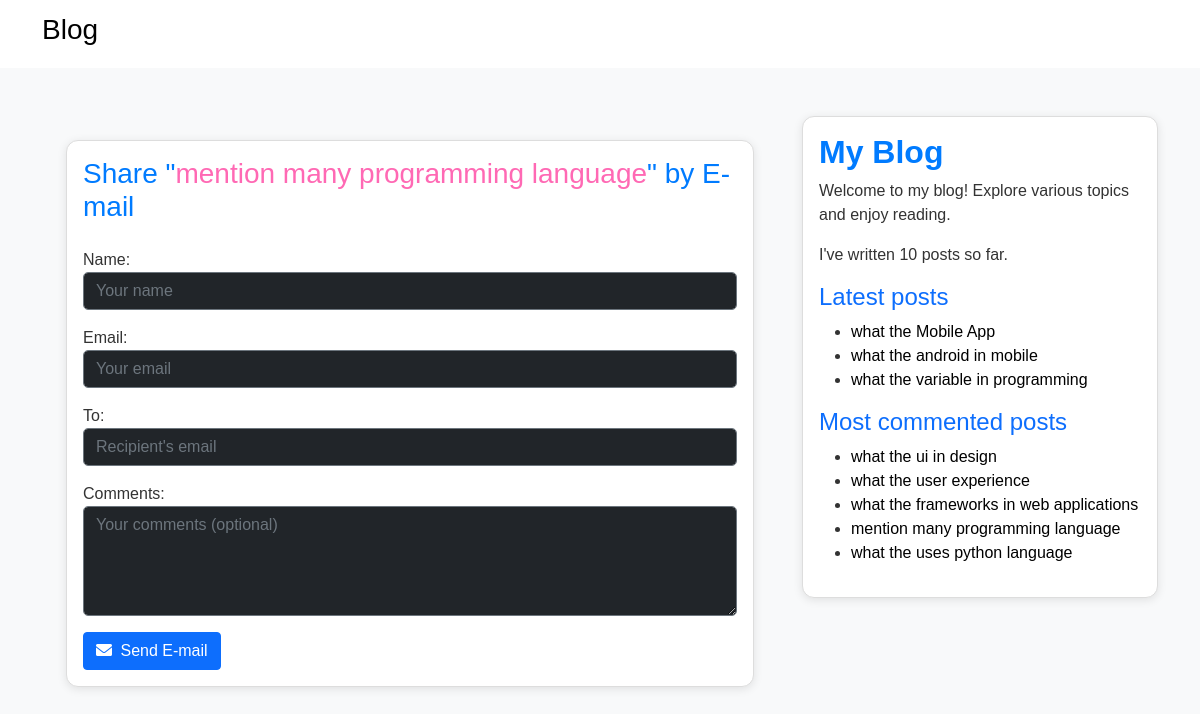
Page /blog/1/share/ on the earlier database version.
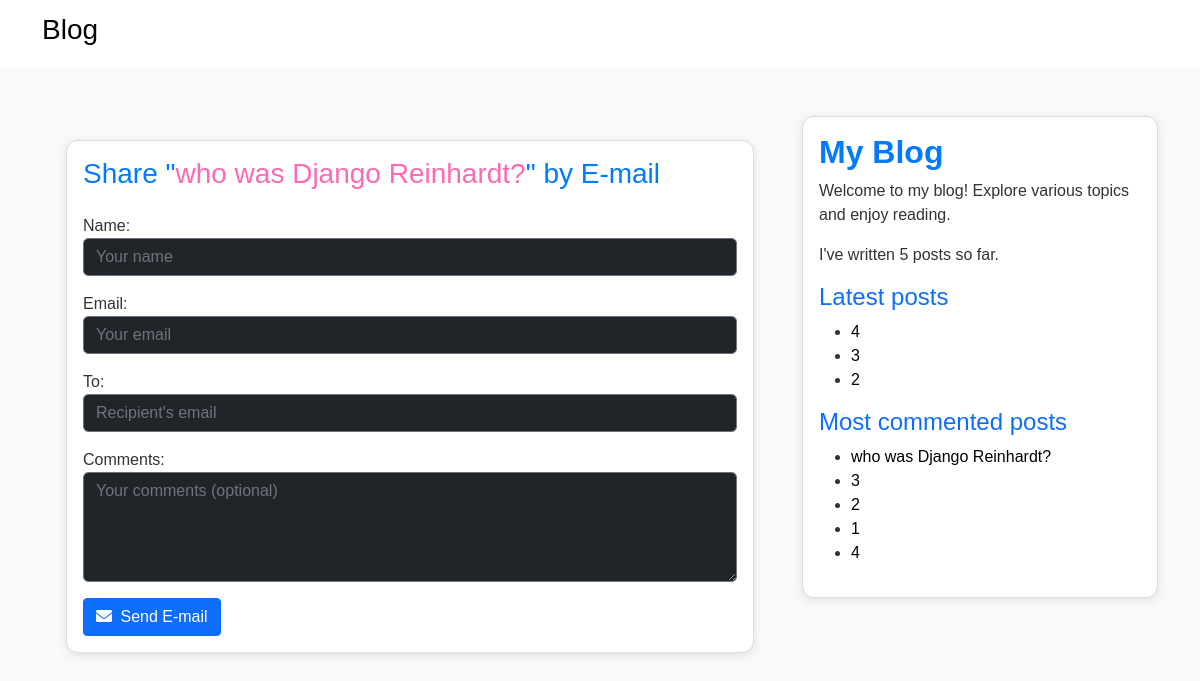
Same page on the later database version.
### blog/models.py (models this page shows, shortened)
class Post(models.Model):
    class Status(models.TextChoices):
        DRAFT = 'DF','DRAFT'
        PUBLISHED = 'PB', 'PUBLISHED'
    title =models.CharField(max_length=250)
    slug =models.SlugField(max_length=250, unique_for_date='publish')
    body =models.TextField()
    publish = models.DateTimeField(default=timezone.now)
    created = models.DateTimeField(auto_now_add=True)
    updated = models.DateTimeField(auto_now=True)
    status = models.CharField(max_length=2 , choices=Status, default=Status.DRAFT)
    author = models.ForeignKey(settings.AUTH_USER_MODEL,on_delete=models.CASCADE, related_name='blog_posts')
    objects = models.Manager()
    published = PublishedManager()
    tags = TaggableManager()
    class Meta:
        ordering = ['-publish']
        indexes = [
            models.Index(fields=['-publish']),
        ]
    def get_absolute_url(self):
        return reverse('blog:post_detail',args=[self.publish.year,self.publish.month,self.publish.day,self.slug])

### blog/views.py (the view)
# urls.py: path('<int:post_id>/share/', views.post_share, name='post_share'),
def post_share(request, post_id):
    post = get_object_or_404(Post,id=post_id,status=Post.Status.PUBLISHED)
    sent = False
    if request.method == 'POST':
        form = EmailPostForm(request.POST)
        if form.is_valid():
            cd = form.cleaned_data
            post_url = request.build_absolute_uri(post.get_absolute_url())
            subject = (f"{cd['name']} ({cd['email']}) " f"recommends you read {post.title}")
            message = (f"Read {post.title} at {post_url}\n\n"f"{cd['name']}\'s comments: {cd['comments']}")
            send_mail(subject=subject,message=message,from_email=None,recipient_list=[cd['to']])
            sent = True
    else:
        form = EmailPostForm()
    return render(request,'blog/post/share.html',{'post': post,'form': form,'sent': sent})

### blog/forms.py
class EmailPostForm(forms.Form):
    name = forms.CharField(max_length=25,widget=forms.TextInput(attrs={'class': 'form-control bg-dark text-light border-secondary','placeholder': 'Your name'}))
    email = forms.EmailField(widget=forms.EmailInput(attrs={'class': 'form-control bg-dark text-light border-secondary','placeholder': 'Your email'}))
    to = forms.EmailField(widget=forms.EmailInput(attrs={'class': 'form-control bg-dark text-light border-secondary','placeholder': 'Recipient\'s email'}))
    comments = forms.CharField(required=False,widget=forms.Textarea(attrs={'class': 'form-control bg-dark text-light border-secondary','rows': 4,'placeholder': 'Your comments (optional)'}))

### blog/models.py (called while the page is built)
    def get_queryset(self):
        return (
            super().get_queryset().filter(status=Post.Status.PUBLISHED)
        )

### blog/templatetags/blog_tags.py (called while the page is built)
@register.simple_tag
def total_posts():
    return Post.published.count()

@register.inclusion_tag('blog/post/latest_posts.html')
def show_latest_posts(count=5):
    latest_posts = Post.published.order_by('-publish')[:count]
    return {'latest_posts': latest_posts}

@register.simple_tag
def get_most_commented_posts(count=5):
    return Post.published.annotate(total_comments=Count('comments')).order_by('-total_comments')[:count]

### templates/blog/post/share.html (shortened to what this page needs)
{% extends "blog/base.html" %}
{% block content %}
    <div class="container py-4">
        {% if sent %}
            <div class="card mb-4">
                <div class="card-body text-center">
                    <h1 class="card-title mb-3">E-mail Successfully Sent</h1>
                    <p class="card-text">
                        "<span style="color:rgb(253, 79, 90);">{{ post.title }}</span>" was successfully sent to <strong style="color:rgb(253, 79, 90);">{{ form.cleaned_data.to }}</strong>.
                    </p>
                    <a href="{{ post.get_absolute_url }}" class="btn btn-outline-danger text-dark text-decoration-none mt-3">
                        <i class="fas fa-arrow-left me-1"></i> Back to Post
                    </a>
                </div>
            </div>
        {% else %}
            <div class="card">
                <div class="card-body">
                    <h1 class="card-title h3 mb-4">Share "<span style="color: #ff69b4;">{{ post.title }}</span>" by E-mail</h1>
                    <form method="post">
                        {{ form.as_p }}
                        <button type="submit" class="btn btn-primary">
                            <i class="fas fa-envelope me-1"></i> Send E-mail
                        </button>
                    </form>
                </div>
            </div>
        {% endif %}
    </div>
{% endblock %}

### templates/blog/base.html (shortened to what this page needs)
{% load blog_tags %}
{% load static %}
<!DOCTYPE html>
<html lang="en">
<head>
    <link rel="stylesheet" href="https://cdnjs.cloudflare.com/ajax/libs/font-awesome/6.0.0-beta3/css/all.min.css">
    <link rel="stylesheet" href="{% static 'css/bootstrap.min.css' %}">
    <link href="{% static 'css/blog.css' %}" rel="stylesheet">
</head>
<body>
    {% include "blog/navbar.html" %}
    <div class="container py-4">
        <div class="row d-flex">
            <div class="col-12 col-md-4 order-md-1 mb-4">
                <div class="position-sticky">
                    <div class="card p-3">
                        <h2 class="fw-bold">My Blog</h2>
                        <p>Welcome to my blog! Explore various topics and enjoy reading.</p>
                        <p>I've written {% total_posts %} posts so far.</p>
                        <h4 class="text-primary">Latest posts</h4>
                        {% show_latest_posts 3 %}
                        <h4 class="text-primary">Most commented posts</h4>
                        {% get_most_commented_posts as most_commented_posts %}
                        <ul>
                            {% for post in most_commented_posts %}
                                <li>
                                    <a style="color: black;" href="{{ post.get_absolute_url }}">{{ post.title }}</a>
                                 </li>
                            {% endfor %}
                        </ul>
                    </div>
                </div>
            </div>
            <div class="col-12 col-md-8 order-md-0">
                {% block content %}{% endblock %}
            </div>
        </div>
    </div>
</body>
</html>

### templates/blog/navbar.html
<nav class="navbar navbar-light bg-white mb-4">
    <div class="container">
      <span class="navbar-brand h1"><a href="{%url 'blog:post_list' %}" style="color: black; text-decoration: none; font-size: 28px;">Blog</a></span>
    </div>
  </nav>

### templates/blog/post/latest_posts.html
<ul>
    {% for post in latest_posts %}
        <li>
            <a href="{{post.get_absolute_url}}" style="color: black;">{{post.title}}</a>
        </li>
    {% endfor %}
</ul>

### templates/blog/post/share.html (style rules this page uses)
.card form p label { color: #333; font-weight: 500; }
.card form p input, .card form p textarea { background-color: #fff; color: #333; border-color: #ddd; border-radius: 5px; transition: border-color 0.3s ease, box-shadow 0.3s ease; }

Differences in the rows shown:
removed Post: title "what the Mobile App", shown under "Latest posts"
removed Post: title "what the android in mobile", shown under "Latest posts"
removed Post: title "what the variable in programming", shown under "Latest posts"
removed Post: title "what the ui in design", shown under "Most commented posts"
removed Post: title "what the user experience", shown under "Most commented posts"
removed Post: title "what the frameworks in web applications", shown under "Most commented posts"
removed Post: title "mention many programming language", shown under "Most commented posts"
no longer on this page (row edited): Post: title "what the uses python language", shown under "Most commented posts"
added Post: title "4"
added Post: title "3"
added Post: title "2"
added Post: title "who was Django Reinhardt?", shown under "Most commented posts"
now on this page (row edited): Post: title "1", shown under "Most commented posts"
Other differences:
text no longer shown: "10"
text now shown: "5"
